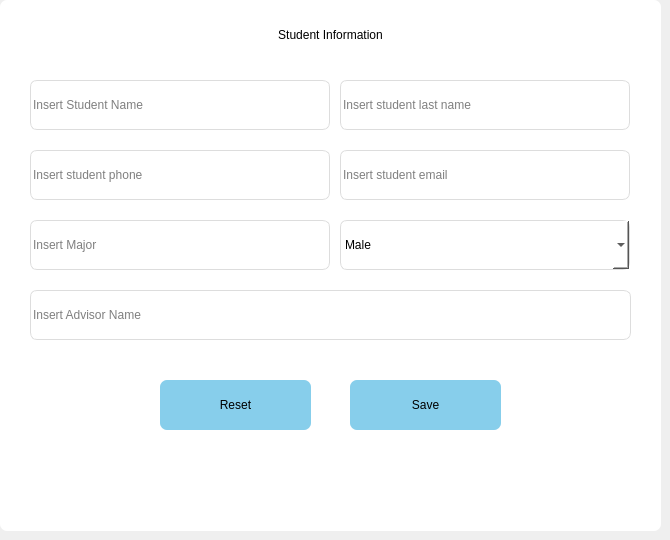
      <widget class="QWidget" name="addStudent">
       <property name="styleSheet">
        <string notr="true"/>
       </property>
       <widget class="QGroupBox" name="addStudentContainer">
        <property name="geometry">
         <rect>
          <x>0</x>
          <y>0</y>
          <width>661</width>
          <height>531</height>
         </rect>
        </property>
        <property name="styleSheet">
         <string notr="true">background-color: white;
border-radius: 7px;</string>
        </property>
        <property name="title">
         <string/>
        </property>
        <widget class="QPushButton" name="saveStudent">
         <property name="geometry">
          <rect>
           <x>350</x>
           <y>380</y>
           <width>151</width>
           <height>50</height>
          </rect>
         </property>
         <property name="font">
          <font>
           <weight>50</weight>
           <bold>false</bold>
          </font>
         </property>
         <property name="styleSheet">
          <string notr="true">background-color: skyblue;
border-radius: 7px;</string>
         </property>
         <property name="text">
          <string>Save</string>
         </property>
        </widget>
        <widget class="QComboBox" name="studentGenderInput">
         <property name="geometry">
          <rect>
           <x>340</x>
           <y>220</y>
           <width>290</width>
           <height>50</height>
          </rect>
         </property>
         <property name="styleSheet">
          <string notr="true">border-radius: 7px;
border: 1px solid #ddd;</string>
         </property>
         <property name="placeholderText" stdset="0">
          <string/>
         </property>
         <item>
          <property name="text">
           <string>Male</string>
          </property>
         </item>
         <item>
          <property name="text">
           <string>Female</string>
          </property>
         </item>
        </widget>
        <widget class="QLineEdit" name="studentEmailInput">
         <property name="geometry">
          <rect>
           <x>340</x>
           <y>150</y>
           <width>290</width>
           <height>50</height>
          </rect>
         </property>
         <property name="styleSheet">
          <string notr="true">border-radius: 7px;
border: 1px solid #ddd;</string>
         </property>
         <property name="placeholderText">
          <string>Insert student email</string>
         </property>
        </widget>
        <widget class="QLineEdit" name="studentNameInput">
         <property name="geometry">
          <rect>
           <x>30</x>
           <y>80</y>
           <width>300</width>
           <height>50</height>
          </rect>
         </property>
         <property name="styleSheet">
          <string notr="true">border-radius: 7px;
border: 1px solid #ddd;</string>
         </property>
         <property name="placeholderText">
          <string>Insert Student Name</string>
         </property>
        </widget>
        <widget class="QLineEdit" name="studentCoursesInput">
         <property name="geometry">
          <rect>
           <x>30</x>
           <y>290</y>
           <width>601</width>
           <height>50</height>
          </rect>
         </property>
         <property name="styleSheet">
          <string notr="true">border-radius: 7px;
border: 1px solid #ddd;</string>
         </property>
         <property name="placeholderText">
          <string>Insert Advisor Name</string>
         </property>
        </widget>
        <widget class="QPushButton" name="resetStudent">
         <property name="geometry">
          <rect>
           <x>160</x>
           <y>380</y>
           <width>151</width>
           <height>50</height>
          </rect>
         </property>
         <property name="font">
          <font>
           <weight>50</weight>
           <bold>false</bold>
          </font>
         </property>
         <property name="styleSheet">
          <string notr="true">background-color: skyblue;
border-radius: 7px;</string>
         </property>
         <property name="text">
          <string>Reset</string>
         </property>
        </widget>
        <widget class="QLineEdit" name="studentAddressInput">
         <property name="geometry">
          <rect>
           <x>30</x>
           <y>220</y>
           <width>300</width>
           <height>50</height>
          </rect>
         </property>
         <property name="styleSheet">
          <string notr="true">border-radius: 7px;
border: 1px solid #ddd;</string>
         </property>
         <property name="placeholderText">
          <string>Insert Major</string>
         </property>
        </widget>
        <widget class="QLineEdit" name="studentLastnameInput">
         <property name="geometry">
          <rect>
           <x>340</x>
           <y>80</y>
           <width>290</width>
           <height>50</height>
          </rect>
         </property>
         <property name="styleSheet">
          <string notr="true">border-radius: 7px;
border: 1px solid #ddd;</string>
         </property>
         <property name="placeholderText">
          <string>Insert student last name</string>
         </property>
        </widget>
        <widget class="QLineEdit" name="studentPhoneInput">
         <property name="geometry">
          <rect>
           <x>30</x>
           <y>150</y>
           <width>300</width>
           <height>50</height>
          </rect>
         </property>
         <property name="styleSheet">
          <string notr="true">border-radius: 7px;
border: 1px solid #ddd;</string>
         </property>
         <property name="placeholderText">
          <string>Insert student phone</string>
         </property>
        </widget>
        <widget class="QLabel" name="addStudentLabel">
         <property name="geometry">
          <rect>
           <x>170</x>
           <y>20</y>
           <width>321</width>
           <height>30</height>
          </rect>
         </property>
         <property name="styleSheet">
          <string notr="true">font: 25 11pt &quot;Ubuntu&quot;;</string>
         </property>
         <property name="text">
          <string>Student Information</string>
         </property>
         <property name="alignment">
          <set>Qt::AlignCenter</set>
         </property>
        </widget>
       </widget>
      </widget>
